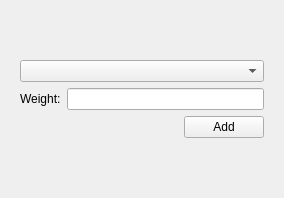
<?xml version="1.0" encoding="UTF-8"?>
<ui version="4.0">
 <class>ManageGoldReturn</class>
 <widget class="QDialog" name="ManageGoldReturn">
  <property name="geometry">
   <rect>
    <x>0</x>
    <y>0</y>
    <width>284</width>
    <height>198</height>
   </rect>
  </property>
  <property name="windowTitle">
   <string>Dialog</string>
  </property>
  <layout class="QGridLayout" name="gridLayout">
   <item row="0" column="0">
    <widget class="QStackedWidget" name="stackedWidget">
     <property name="currentIndex">
      <number>1</number>
     </property>
     <widget class="QWidget" name="page">
      <layout class="QGridLayout" name="gridLayout_2">
       <item row="0" column="0">
        <widget class="QLabel" name="label">
         <property name="text">
          <string>TextLabel</string>
         </property>
        </widget>
       </item>
       <item row="1" column="0">
        <widget class="QPushButton" name="returnPushButton">
         <property name="text">
          <string>Return</string>
         </property>
        </widget>
       </item>
      </layout>
     </widget>
     <widget class="QWidget" name="page_2">
      <layout class="QGridLayout" name="gridLayout_3">
       <item row="3" column="0">
        <spacer name="horizontalSpacer">
         <property name="orientation">
          <enum>Qt::Orientation::Horizontal</enum>
         </property>
         <property name="sizeHint" stdset="0">
          <size>
           <width>40</width>
           <height>20</height>
          </size>
         </property>
        </spacer>
       </item>
       <item row="4" column="2">
        <spacer name="verticalSpacer">
         <property name="orientation">
          <enum>Qt::Orientation::Vertical</enum>
         </property>
         <property name="sizeHint" stdset="0">
          <size>
           <width>20</width>
           <height>40</height>
          </size>
         </property>
        </spacer>
       </item>
       <item row="3" column="3">
        <spacer name="horizontalSpacer_4">
         <property name="orientation">
          <enum>Qt::Orientation::Horizontal</enum>
         </property>
         <property name="sizeHint" stdset="0">
          <size>
           <width>40</width>
           <height>20</height>
          </size>
         </property>
        </spacer>
       </item>
       <item row="3" column="1">
        <spacer name="horizontalSpacer_2">
         <property name="orientation">
          <enum>Qt::Orientation::Horizontal</enum>
         </property>
         <property name="sizeHint" stdset="0">
          <size>
           <width>40</width>
           <height>20</height>
          </size>
         </property>
        </spacer>
       </item>
       <item row="2" column="0">
        <widget class="QLabel" name="label_2">
         <property name="text">
          <string>Weight:</string>
         </property>
        </widget>
       </item>
       <item row="2" column="1" colspan="4">
        <widget class="QLineEdit" name="returnLineEdit"/>
       </item>
       <item row="3" column="2">
        <spacer name="horizontalSpacer_3">
         <property name="orientation">
          <enum>Qt::Orientation::Horizontal</enum>
         </property>
         <property name="sizeHint" stdset="0">
          <size>
           <width>40</width>
           <height>20</height>
          </size>
         </property>
        </spacer>
       </item>
       <item row="1" column="0" colspan="5">
        <widget class="QComboBox" name="returnComboBox"/>
       </item>
       <item row="3" column="4">
        <widget class="QPushButton" name="addPushButton">
         <property name="text">
          <string>Add</string>
         </property>
        </widget>
       </item>
       <item row="0" column="0">
        <spacer name="verticalSpacer_2">
         <property name="orientation">
          <enum>Qt::Orientation::Vertical</enum>
         </property>
         <property name="sizeHint" stdset="0">
          <size>
           <width>20</width>
           <height>40</height>
          </size>
         </property>
        </spacer>
       </item>
      </layout>
     </widget>
    </widget>
   </item>
  </layout>
 </widget>
 <resources/>
 <connections/>
</ui>
